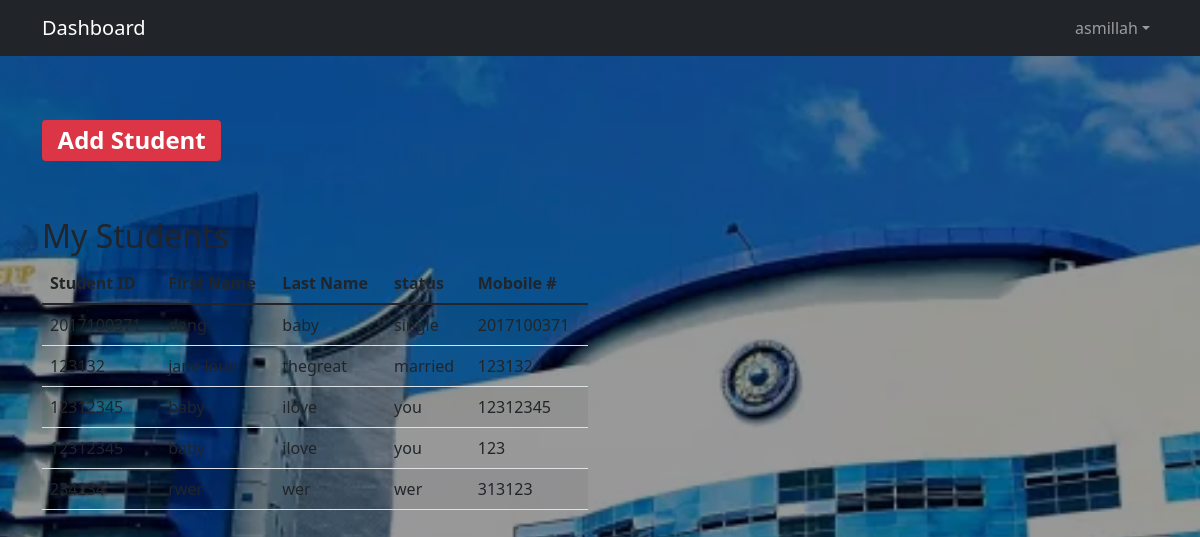
The page /mystudent/ (signed in) on the database its author committed.
### base/models.py (models this page shows, shortened)
class Student(models.Model):
    Lecturer=models.ForeignKey(User,on_delete=models.CASCADE)
    studentid=models.IntegerField()
    firstname=models.CharField(max_length=200)
    lastname=models.CharField(max_length=200)
    ustatus=models.CharField(max_length=200)
    mobilenum=models.IntegerField()

### base/views.py (the view)
# urls.py: path('mystudent/', views.mystudent,name="mystudents"),
@login_required(login_url='loginpage')
def mystudent(request):
    obj=Student.objects.filter(Lecturer=request.user)
    context={'m':obj}
    return render(request,"base/mystudent.html",context)

### base/templates/base/mystudent.html
{% extends 'main.html' %}
{% block content %}
<div class="container mt-10">
    <div class="row pt-3">
       <a href="{% url 'addstudent' %}"><h2><span class="badge bg-danger mt-5">Add Student</span></h2></a>
        <div class="col-sm-6 mt-5">
            <h2>My Students</h2>
                <table class="table table-striped">
                    <thead>
                    <tr>
                        <th>Student ID</th>
                        <th>First Name</th>
                        <th>Last Name</th>
                        <th>status</th>
                        <th>Moboile #</th>
                    </tr>
                    </thead>
                    <tbody>
                    {% for x in m %}
                    <tr>
                        <td>{{ x.studentid }}</td>
                        <td>{{ x.firstname }}</td>
                        <td>{{ x.lastname }}</td>
                        <td>{{ x.ustatus }}</td>
                        <td>{{ x.mobilenum }}</td>
                    </tr>
                    {% endfor %}
                    </tbody>
                </table>
        </div>
        <div class="col-sm-6">
        </div>
    </div>
</div>
{% endblock content %}

### templates/navbar.html (shortened to what this page needs)
<nav class="navbar navbar-expand-sm bg-dark navbar-dark justify-content-end">
    <div class="container">
      {% if request.user.is_authenticated %}
      <a class="navbar-brand" href="{% url 'home' %}">Dashboard</a>
      {% else %}
      <a class="navbar-brand" href="#">User Authentication</a>
      {% endif %}
      <div class="collapse navbar-collapse" id="collapsibleNavbar">
        {% if request.user.is_authenticated %}
        <ul class="navbar-nav ms-auto">
          <li class="nav-item dropdown">
            <a class="nav-link dropdown-toggle" href="#" role="button" data-bs-toggle="dropdown">{{ request.user }}</a>
          </li>
        </ul>
        {% endif %}
      </div>
    </div>
  </nav>

### static/css/mystyle.css (style rules this page uses)
body { margin:0px; padding:0px; width: 100%; }

### rows shown on the page
Student: studentid "2017100371", firstname "dang", lastname "baby", ustatus "single", mobilenum "2017100371"
Student: studentid "123132", firstname "jane loue", lastname "thegreat", ustatus "married", mobilenum "123132"
Student: studentid "12312345", firstname "baby", lastname "ilove", ustatus "you", mobilenum "12312345"
Student: studentid "12312345", firstname "baby", lastname "ilove", ustatus "you", mobilenum "123"
Student: studentid "234234", firstname "rwer", lastname "wer", ustatus "wer", mobilenum "313123"

### other values the page prints
{{ request.user }} "asmillah"
